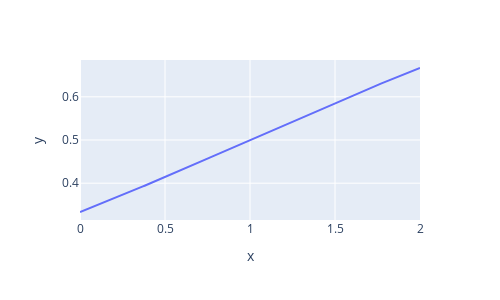

Write notebook code for a chart like this one.
### Code cell
genero_regression = lambda x :1/(1+math.exp(-alpha(0,2)+beta(0,2)*x))
f=pd.DataFrame([{"x":x,"y":genero_regression(x)} for x in np.arange(0,2+.01,.01)])

fig = px.line(f, x="x", y="y", orientation="h",width=500,height=300)
fig.show()

### Figure 1 — Plotly figure (JSON) as saved in the notebook; plotly's stock layout.template omitted (floating-point values rounded to 4 significant figures; data arrays with more than 128 entries replaced by an {"elided": "..."} marker saying what was removed)
{"data": [{"hovertemplate": "x=%{x}<br>y=%{y}<extra></extra>", "legendgroup": "", "line": {"color": "#636efa", "dash": "solid"}, "marker": {"symbol": "circle"}, "mode": "lines", "name": "", "orientation": "h", "showlegend": false, "type": "scatter", "x": {"elided": "201 float values"}, "xaxis": "x", "y": {"elided": "201 float values"}, "yaxis": "y"}], "layout": {"height": 300, "legend": {"tracegroupgap": 0}, "margin": {"t": 60}, "width": 500, "xaxis": {"anchor": "y", "autorange": true, "domain": [0, 1], "range": [0, 2], "title": {"text": "x"}, "type": "linear"}, "yaxis": {"anchor": "x", "autorange": true, "domain": [0, 1], "range": [0.3148, 0.6852], "title": {"text": "y"}, "type": "linear"}}}
